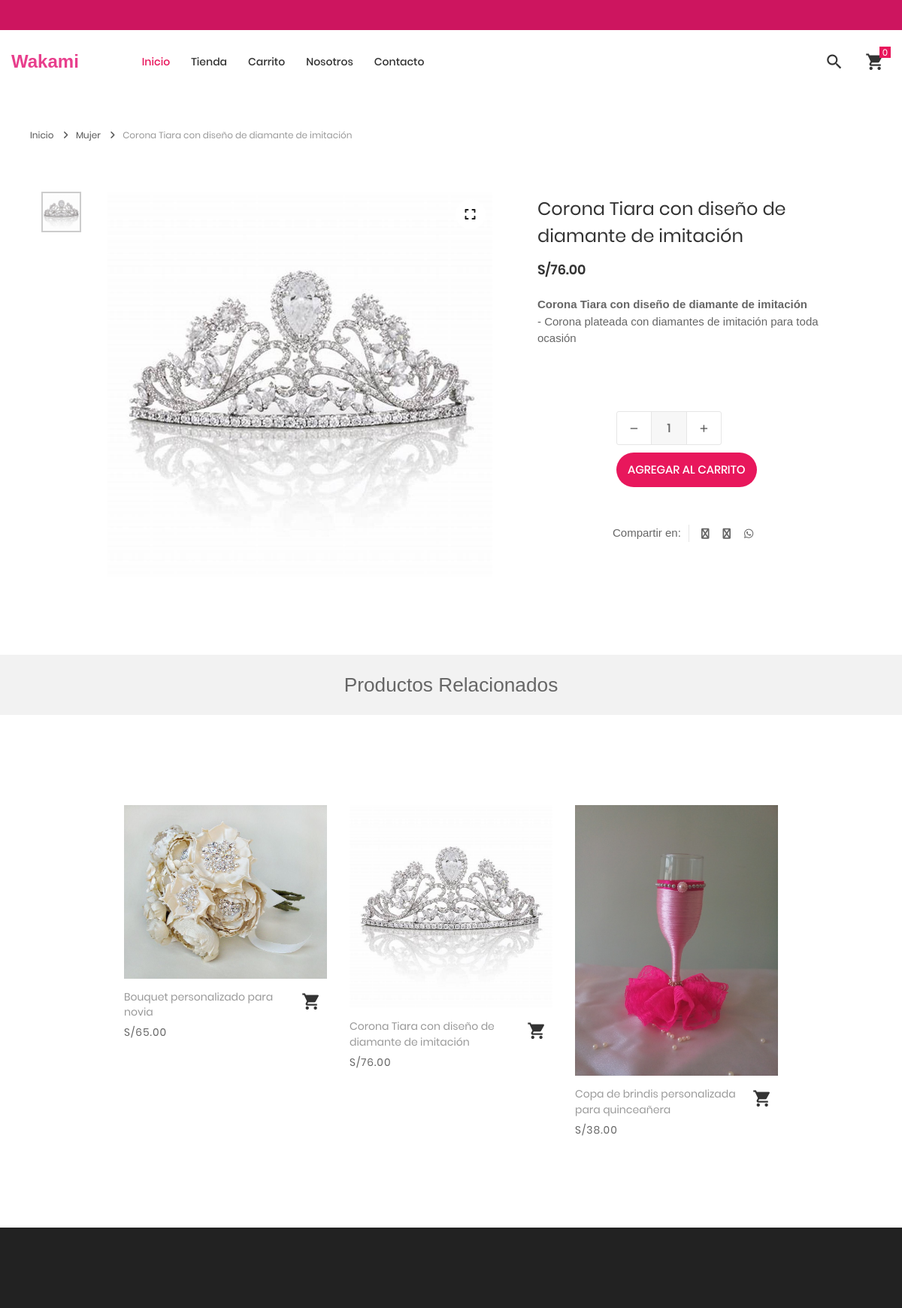
The page /tienda/producto/4/corona-tiara-con-diseno-de-diamante-de-imitacion on the database its author committed.
### tables this page shows
CREATE TABLE `producto` (
  `idproducto` bigint(20) NOT NULL,
  `categoriaid` bigint(20) NOT NULL,
  `codigo` varchar(30) NOT NULL,
  `nombre` varchar(255) NOT NULL,
  `descripcion` text NOT NULL,
  `precio` decimal(11,2) NOT NULL,
  `stock` int(11) NOT NULL,
  `imagen` varchar(100) DEFAULT NULL,
  `datecreated` datetime NOT NULL DEFAULT current_timestamp(),
  `ruta` varchar(255) NOT NULL,
  `status` int(11) NOT NULL DEFAULT 1
);

CREATE TABLE `categoria` (
  `idcategoria` bigint(20) NOT NULL,
  `nombre` varchar(255) NOT NULL,
  `descripcion` text NOT NULL,
  `portada` varchar(100) NOT NULL,
  `datecreated` datetime NOT NULL DEFAULT current_timestamp(),
  `ruta` varchar(255) NOT NULL,
  `status` int(11) NOT NULL DEFAULT 1
);

### Libraries/Core/Views.php (called while the page is built)
<?php
	class Views
	{
		function getView($controller,$view,$data="")
		{
			$controller = get_class($controller);
			if($controller == "Home"){
				$view = "Views/".$view.".php";
			}else{
				$view = "Views/".$controller."/".$view.".php";
			}
			require_once ($view);
		}
	}
 ?>

### index.php (called while the page is built, shortened)
<?php
	require_once("Helpers/Helpers.php");
	require_once("Libraries/Core/Load.php");
 ?>

### Helpers/Helpers.php (called while the page is built, shortened)
<?php
	function base_url()
	{
		return BASE_URL;
	}
    function formatMoney($cantidad){
        $cantidad = number_format($cantidad,2,SPD,SPM);
        return $cantidad;
    }
    function getInfoPage(int $idpagina){
        require_once("Libraries/Core/Mysql.php");
        $con = new Mysql();
        $sql = "SELECT * FROM post WHERE idpost = $idpagina";
        $request = $con->select($sql);
        return $request;
    }
 ?>

### Libraries/Core/Mysql.php (called while the page is built, shortened)
<?php
	class Mysql extends Conexion
	{
		private $conexion;
		function __construct()
		{
			$this->conexion = new Conexion();
			$this->conexion = $this->conexion->conect();
		}
		public function select(string $query)
		{
			$this->strquery = $query;
        	$result = $this->conexion->prepare($this->strquery);
			$result->execute();
        	$data = $result->fetch(PDO::FETCH_ASSOC);
        	return $data;
		}
		public function select_all(string $query)
		{
			$this->strquery = $query;
        	$result = $this->conexion->prepare($this->strquery);
			$result->execute();
        	$data = $result->fetchall(PDO::FETCH_ASSOC);
        	return $data;
		}
	}
 ?>

### Libraries/Core/Conexion.php (called while the page is built)
<?php
class Conexion{
	private $conect;
	public function __construct(){
		$connectionString = "mysql:host=".DB_HOST.";dbname=".DB_NAME.";charset=".DB_CHARSET;
		try{
			$this->conect = new PDO($connectionString, DB_USER, DB_PASSWORD);
			$this->conect->setAttribute(PDO::ATTR_ERRMODE, PDO::ERRMODE_EXCEPTION);
		}catch(PDOException $e){
			$this->conect = 'Error de conexión';
		    echo "ERROR: " . $e->getMessage();
		}
	}
	public function conect(){
		return $this->conect;
	}
}
?>

### Models/TProducto.php (called while the page is built, shortened)
<?php
require_once("Libraries/Core/Mysql.php");
trait TProducto{
	public function getProductoT(int $idproducto, string $ruta){
		$this->con = new Mysql();
		$this->intIdProducto = $idproducto;
		$this->strRuta = $ruta;
		$sql = "SELECT p.idproducto,
						p.codigo,
						p.nombre,
						p.descripcion,
						p.categoriaid,
						c.nombre as categoria,
						c.ruta as ruta_categoria,
						p.precio,
						p.ruta,
						p.stock
				FROM producto p
				INNER JOIN categoria c
				ON p.categoriaid = c.idcategoria
				WHERE p.status != 0 AND p.idproducto = '{$this->intIdProducto}' AND p.ruta = '{$this->strRuta}' ";
				$request = $this->con->select($sql);
				if(!empty($request)){
					$intIdProducto = $request['idproducto'];
					$sqlImg = "SELECT img
							FROM imagen
							WHERE productoid = $intIdProducto";
					$arrImg = $this->con->select_all($sqlImg);
					if(count($arrImg) > 0){
						for ($i=0; $i < count($arrImg); $i++) {
							$arrImg[$i]['url_image'] = media().'/images/uploads/'.$arrImg[$i]['img'];
						}
					}else{
						$arrImg[0]['url_image'] = media().'/images/uploads/product.png';
					}
					$request['images'] = $arrImg;
				}
		return $request;
	}
	public function getProductosRandom(int $idcategoria, int $cant, string $option){
		$this->intIdcategoria = $idcategoria;
		$this->cant = $cant;
		$this->option = $option;
		if($option == "r"){
			$this->option = " RAND() ";
		}else if($option == "a"){
			$this->option = " idproducto ASC ";
		}else{
			$this->option = " idproducto DESC ";
		}
		$this->con = new Mysql();
		$sql = "SELECT p.idproducto,
						p.codigo,
						p.nombre,
						p.descripcion,
						p.categoriaid,
						c.nombre as categoria,
						p.precio,
						p.ruta,
						p.stock
				FROM producto p
				INNER JOIN categoria c
				ON p.categoriaid = c.idcategoria
				WHERE p.status != 0 AND p.categoriaid = $this->intIdcategoria
				ORDER BY $this->option LIMIT  $this->cant ";
				$request = $this->con->select_all($sql);
				if(count($request) > 0){
					for ($c=0; $c < count($request) ; $c++) {
						$intIdProducto = $request[$c]['idproducto'];
						$sqlImg = "SELECT img
								FROM imagen
								WHERE productoid = $intIdProducto";
						$arrImg = $this->con->select_all($sqlImg);
						if(count($arrImg) > 0){
							for ($i=0; $i < count($arrImg); $i++) {
								$arrImg[$i]['url_image'] = media().'/images/uploads/'.$arrImg[$i]['img'];
							}
						}
						$request[$c]['images'] = $arrImg;
					}
				}
		return $request;
	}
}
 ?>

### Views/Tienda/producto.php (the view, shortened to what this page needs)
<?php
$arrProducto = $data['producto'];
$arrProductos = $data['productos'];
$arrImages = $arrProducto['images'];
$rutacategoria = $arrProducto['categoriaid'].'/'.$arrProducto['ruta_categoria'];
$urlShared = base_url()."/tienda/producto/".$arrProducto['idproducto']."/".$arrProducto['ruta'];
 ?>
<br><br><br>
	<div class="container">
		<div class="bread-crumb flex-w p-l-25 p-r-15 p-t-30 p-lr-0-lg">
			<a href="<?= base_url(); ?>" class="stext-109 cl8 hov-cl1 trans-04">
				Inicio
				<i class="fa fa-angle-right m-l-9 m-r-10" aria-hidden="true"></i>
			</a>
			<a href="<?= base_url().'/tienda/categoria/'.$rutacategoria; ?>" class="stext-109 cl8 hov-cl1 trans-04">
				<?= $arrProducto['categoria'] ?>
				<i class="fa fa-angle-right m-l-9 m-r-10" aria-hidden="true"></i>
			</a>
			<span class="stext-109 cl4">
				<?= $arrProducto['nombre'] ?>
			</span>
		</div>
	</div>
	<section class="sec-product-detail bg0 p-t-65 p-b-60">
		<div class="container">
			<div class="row">
				<div class="col-md-6 col-lg-7 p-b-30">
					<div class="p-l-25 p-r-30 p-lr-0-lg">
						<div class="wrap-slick3 flex-sb flex-w">
							<div class="wrap-slick3-dots"></div>
							<div class="slick3 gallery-lb">
							<?php
								if(!empty($arrImages)){
									for ($img=0; $img < count($arrImages) ; $img++) {
							 ?>
								<div class="item-slick3" data-thumb="<?= $arrImages[$img]['url_image']; ?>">
									<div class="wrap-pic-w pos-relative">
										<img src="<?= $arrImages[$img]['url_image']; ?>" alt="<?= $arrProducto['nombre']; ?>">
										<a class="flex-c-m size-108 how-pos1 bor0 fs-16 cl10 bg0 hov-btn3 trans-04" href="<?= $arrImages[$img]['url_image']; ?>">
											<i class="fa fa-expand"></i>
										</a>
									</div>
								</div>
							<?php
									}
								}
							?>
							</div>
						</div>
					</div>
				</div>
				<div class="col-md-6 col-lg-5 p-b-30">
					<div class="p-r-50 p-t-5 p-lr-0-lg">
						<h4 class="mtext-105 cl2 js-name-detail p-b-14">
							<?= $arrProducto['nombre']; ?>
						</h4>
						<span class="mtext-106 cl2">
							<?= SMONEY.formatMoney($arrProducto['precio']); ?>
						</span>
						<?= $arrProducto['descripcion']; ?>
						<div class="p-t-33">
							<div class="flex-w flex-r-m p-b-10">
								<div class="size-204 flex-w flex-m respon6-next">
									<div class="wrap-num-product flex-w m-r-20 m-tb-10">
										<div class="btn-num-product-down cl8 hov-btn3 trans-04 flex-c-m">
											<i class="fs-16 zmdi zmdi-minus"></i>
										</div>
										<input id="cant-product" class="mtext-104 cl3 txt-center num-product" type="number" name="num-product" value="1" min="1">
										<div class="btn-num-product-up cl8 hov-btn3 trans-04 flex-c-m">
											<i class="fs-16 zmdi zmdi-plus"></i>
										</div>
									</div>
									<button id="<?= openssl_encrypt($arrProducto['idproducto'],METHODENCRIPT,KEY); ?>" class="flex-c-m stext-101 cl0 size-101 bg1 bor1 hov-btn1 p-lr-15 trans-04 js-addcart-detail">
										Agregar al carrito
									</button>
								</div>
							</div>
						</div>
						<div class="flex-w flex-m p-l-100 p-t-40 respon7">
							<div class="flex-m bor9 p-r-10 m-r-11">
								Compartir en:
							</div>
							<a href="#" class="fs-14 cl3 hov-cl1 trans-04 lh-10 p-lr-5 p-tb-2 m-r-8 tooltip100" data-tooltip="Facebook"
								onclick="window.open('https://www.facebook.com/sharer/sharer.php?u=<?= $urlShared; ?> &t=<?= $arrProducto['nombre'] ?>','ventanacompartir', 'toolbar=0, status=0, width=650, height=450');"
								>
								<i class="fa fa-facebook"></i>
							</a>
							<a href="https://twitter.com/intent/tweet?text=<?= $arrProducto['nombre'] ?>&url=<?= $urlShared; ?>&hashtags=<?= SHAREDHASH; ?>" target="_blank" class="fs-14 cl3 hov-cl1 trans-04 lh-10 p-lr-5 p-tb-2 m-r-8 tooltip100" data-tooltip="Twitter">
								<i class="fa fa-twitter"></i>
							</a>
							<a href="https://api.whatsapp.com/send?text=<?= $arrProducto['nombre'].' '.$urlShared ?>" target="_blank" class="fs-14 cl3 hov-cl1 trans-04 lh-10 p-lr-5 p-tb-2 m-r-8 tooltip100" data-tooltip="WhatsApp">
								<i class="fab fa-whatsapp" aria-hidden="true"></i>
							</a>
						</div>
					</div>
				</div>
			</div>
		</div>
		<div class="bg6 flex-c-m flex-w size-302 m-t-73 p-tb-15">
			<h3>Productos Relacionados</h3>
		</div>
	</section>
	<section class="sec-relate-product bg0 p-t-45 p-b-105">
		<div class="container">
			<div class="wrap-slick2">
				<div class="slick2">
				<?php
					if(!empty($arrProductos)){
						for ($p=0; $p < count($arrProductos); $p++) {
							$ruta = $arrProductos[$p]['ruta'];
							if(count($arrProductos[$p]['images']) > 0 ){
								$portada = $arrProductos[$p]['images'][0]['url_image'];
							}else{
								$portada = media().'/images/uploads/product.png';
							}
				 ?>
					<div class="item-slick2 p-l-15 p-r-15 p-t-15 p-b-15">
						<div class="block2">
							<div class="block2-pic hov-img0">
								<img src="<?= $portada ?>" alt="<?= $arrProductos[$p]['nombre'] ?>">
							</div>
							<div class="block2-txt flex-w flex-t p-t-14">
								<div class="block2-txt-child1 flex-col-l ">
									<a href="<?= base_url().'/tienda/producto/'.$arrProductos[$p]['idproducto'].'/'.$ruta; ?>" class="stext-104 cl4 hov-cl1 trans-04 js-name-b2 p-b-6">
										<?= $arrProductos[$p]['nombre'] ?>
									</a>
									<span class="stext-105 cl3">
										<?= SMONEY.formatMoney($arrProductos[$p]['precio']); ?>
									</span>
								</div>
								<div class="block2-txt-child2 flex-r p-t-3">
									<a href="#"
									 id="<?= openssl_encrypt($arrProductos[$p]['idproducto'],METHODENCRIPT,KEY); ?>"
									 pr="1"
									 class="btn-addwish-b2 dis-block pos-relative js-addwish-b2 js-addcart-detail
									 icon-header-item cl2 hov-cl1 trans-04 p-l-22 p-r-11
									 ">
										<i class="zmdi zmdi-shopping-cart"></i>
									</a>
								</div>
							</div>
						</div>
					</div>
				<?php
						}
					}
				 ?>
				</div>
			</div>
		</div>
	</section>

### Assets/tienda/css/main.css (style rules this page uses)
:root { --two: red; --three: yellow; --primary: blue; --four: #17a2b8; --five: #e8175c; }
.container { max-width: 1380px; }
@media (max-width: 1600px) { .container { max-width: 1200px; } }
.slick-slide { outline: none !important; }
.container p { margin-bottom: 20px; }
.icon-header-item { position: relative; font-size: 26px; line-height: 1; cursor: pointer; }
.wrap-slick2 { position: relative; margin-right: -15px; margin-left: -15px; }
.wrap-slick3 { position: relative; }
.wrap-slick3-dots { width: 11.111111%; }
.slick3 { width: 83.333333%; }
.wrap-num-product { width: 140px; height: 45px; border: 1px solid #e6e6e6; border-radius: 3px; overflow: hidden; }
.btn-num-product-up, .btn-num-product-down { width: 45px; height: 100%; cursor: pointer; }
.num-product { width: calc(100% - 90px); height: 100%; border-left: 1px solid #e6e6e6; border-right: 1px solid #e6e6e6; background-color: #f7f7f7; }
input.num-product { -webkit-appearance: textfield !important; margin: 0; -moz-appearance:textfield !important; }
.tooltip100 { position: relative; }
.tooltip100::after { content: attr(data-tooltip); font-family: Poppins-Regular; font-size: 12px; color: #888; line-height: 18px; white-space: nowrap; display: block; position: absolute; background: #fff; border: 1px solid #ccc; height: 20px; padding: 0px 8px; top: -35px; left: 50%; -webkit-transform: translateX(-50%); -moz-transform: translateX(-50%); -ms-transform: translateX(-50%); -o-transform: translateX(-50%); transform: translateX(-50%); box-shadow: 0 3px 6px 0px rgba(0,0,0,0.18); -moz-box-shadow: 0 3px 6px 0px rgba(0,0,0,0.18); -webkit-box-shadow: 0 3px 6px 0px rgba(0,0,0,0.18); -o-box-shadow: 0 3px 6px 0px rgba(0,0,0,0.18); -ms-box-shadow: 0 3px 6px 0px rgba(0,0,0,0.18); -webkit-transition: all 0.2s; -o-transition: all 0.2s; -moz-transition: all 0.2s; transition: all 0.2s; visibility: hidden; opacity: 0; }
.block2-pic { position: relative; }
.block2-txt-child1 { width: calc(100% - 30px); }
.block2-txt-child2 { width: 30px; }
.cl0 { color: #fff; }
.cl2 { color: #333; }
.cl3 { color: #666; }
.cl4 { color: #999; }
.cl8 { color: #555; }
.cl10 { color: #1d1d1d; }
.stext-101 { font-family: Poppins-Medium; font-size: 15px; line-height: 1.466667; text-transform: uppercase; }
.stext-104 { font-family: Poppins-Regular; font-size: 14px; line-height: 1.466667; }
.stext-105 { font-family: Poppins-Regular; font-size: 14px; line-height: 1.466667; letter-spacing: 1px; }
.stext-109 { font-family: Poppins-Regular; font-size: 12px; line-height: 1.833333; }
.mtext-104 { font-family: Poppins-Medium; font-size: 16px; line-height: 1.6; }
.mtext-105 { font-family: Poppins-Regular; font-size: 24px; line-height: 1.5; }
.mtext-106 { font-family: Poppins-SemiBold; font-size: 18px; line-height: 1.388888; }
.size-101 { min-width: 161px; height: 46px; }
.size-108 { width: 40px; height: 40px; }
.size-204 { width: calc(100% - 105px); }
.size-302 { min-height: 80px; }
.bg0 { background-color: #fff; }
.bg1 { background-color: var(--five); }
.bg6 { background-color: #f2f2f2; }
.bor0 { border-radius: 50%; }
.bor1 { border-radius: 23px; }
.bor9 { border-right: 1px solid #e6e6e6; }
.how-pos1 { position: absolute; top: 10px; right: 10px; }
.hov-img0 { display: block; overflow: hidden; }
.hov-img0 img { width: 100%; -webkit-transition: transform 0.9s ease; -o-transition: transform 0.9s ease; -moz-transition: transform 0.9s ease; transition: transform 0.9s ease; }

### rows shown on the page
producto: categoriaid.nombre "Mujer", nombre "Corona Tiara con diseño de diamante de imitación", precio "76.00", descripcion "Corona Tiara con diseño de diamante de imitación - Corona plateada con diamantes de imitación para toda ocasión"
producto: shows a picture, nombre "Bouquet personalizado para novia", precio "65.00"
producto: shows a picture, nombre "Copa de brindis personalizada para quinceañera", precio "38.00"

### other values the page prints
SMONEY "S/"
$arrProductos[$p]['nombre'] "Corona Tiara con diseño de diamante de imitación"
formatMoney($arrProductos[$p]['precio']) "76.00"
